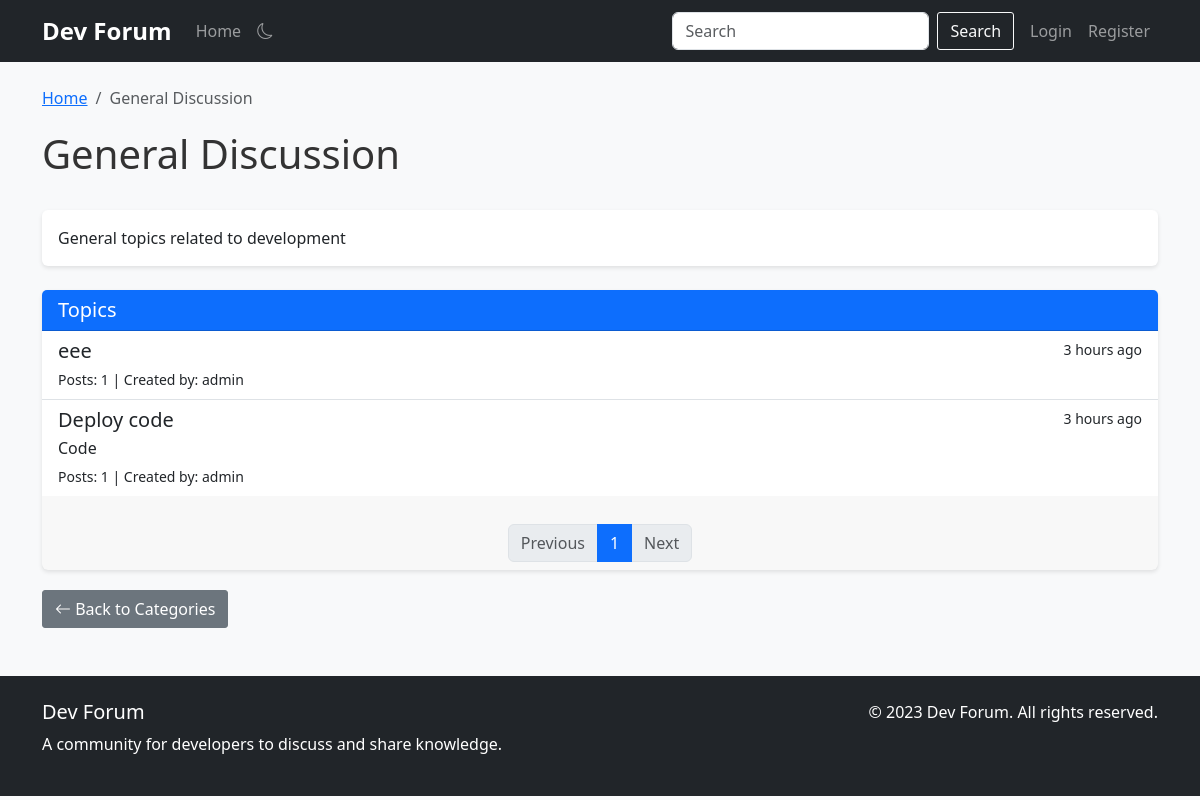
Page /category/1 on the committed database.
### app.py (models this page shows, shortened)
class Category(db.Model):
    id = db.Column(db.Integer, primary_key=True)
    name = db.Column(db.String(100), nullable=False, index=True)
    description = db.Column(db.Text, nullable=True)
    topics = db.relationship('Topic', backref='category', lazy='dynamic', cascade='all, delete-orphan')

class Topic(db.Model):
    id = db.Column(db.Integer, primary_key=True)
    title = db.Column(db.String(100), nullable=False, index=True)
    description = db.Column(db.Text, nullable=True)
    created_at = db.Column(db.DateTime, default=datetime.utcnow, index=True)
    category_id = db.Column(db.Integer, db.ForeignKey('category.id'), nullable=False, index=True)
    posts = db.relationship('Post', backref='topic', lazy='dynamic', cascade='all, delete-orphan')

class User(db.Model, UserMixin):
    id = db.Column(db.Integer, primary_key=True)
    username = db.Column(db.String(80), unique=True, nullable=False, index=True)
    email = db.Column(db.String(120), unique=True, nullable=False, index=True)
    password_hash = db.Column(db.String(128))
    bio = db.Column(db.Text, nullable=True)
    join_date = db.Column(db.DateTime, default=datetime.utcnow, index=True)
    is_admin = db.Column(db.Boolean, default=False)
    posts = db.relationship('Post', backref='author', lazy='dynamic', cascade='all, delete-orphan')
    comments = db.relationship('Comment', backref='author', lazy='dynamic', cascade='all, delete-orphan')

### app.py (the view)
@app.route('/category/<int:category_id>')
@app.route('/category/<int:category_id>/page/<int:page>')
@cache.cached(timeout=60, query_string=True)
def category(category_id, page=1):
    category = Category.query.get_or_404(category_id)
    topics = Topic.query.filter_by(category_id=category_id).order_by(Topic.created_at.desc()).paginate(
        page=page, per_page=app.config['TOPICS_PER_PAGE'], error_out=False)
    return render_template('category.html', category=category, topics=topics)

### app.py (called while the page is built)
@app.template_filter('time_since')
def time_since(dt):
    now = datetime.utcnow()
    diff = now - dt
    if diff.days > 365:
        years = diff.days // 365
        return f"{years} year{'s' if years > 1 else ''} ago"
    elif diff.days > 30:
        months = diff.days // 30
        return f"{months} month{'s' if months > 1 else ''} ago"
    elif diff.days > 0:
        return f"{diff.days} day{'s' if diff.days > 1 else ''} ago"
    elif diff.seconds > 3600:
        hours = diff.seconds // 3600
        return f"{hours} hour{'s' if hours > 1 else ''} ago"
    elif diff.seconds > 60:
        minutes = diff.seconds // 60
        return f"{minutes} minute{'s' if minutes > 1 else ''} ago"
    else:
        return "just now"

### templates/category.html (shortened to what this page needs)
{% extends "base.html" %}
{% block content %}
<div class="row">
    <div class="col-md-12">
        <nav aria-label="breadcrumb">
            <ol class="breadcrumb">
                <li class="breadcrumb-item"><a href="{{ url_for('index') }}">Home</a></li>
                <li class="breadcrumb-item active" aria-current="page">{{ category.name }}</li>
            </ol>
        </nav>
        <div class="d-flex justify-content-between align-items-center mb-4">
            <h1>{{ category.name }}</h1>
        </div>
        <div class="card mb-4">
            <div class="card-body">
                <p class="mb-0">{{ category.description }}</p>
            </div>
        </div>
        <div class="card">
            <div class="card-header bg-primary text-white">
                <h5 class="mb-0">Topics</h5>
            </div>
            <div class="list-group list-group-flush">
                {% for topic in topics.items %}
                <a href="{{ url_for('topic', topic_id=topic.id) }}" class="list-group-item list-group-item-action">
                    <div class="d-flex w-100 justify-content-between">
                        <h5 class="mb-1">{{ topic.title }}</h5>
                        <small>{{ topic.created_at|time_since }}</small>
                    </div>
                    {% if topic.description %}
                    <p class="mb-1">{{ topic.description }}</p>
                    {% endif %}
                    <small>
                        Posts: {{ topic.posts.count() }} |
                        Created by: {{ topic.posts.first().author.username if topic.posts.first() else 'Unknown' }}
                    </small>
                </a>
                {% endfor %}
            </div>
            {% if topics.items %}
            <div class="card-footer">
                <nav aria-label="Topics pagination">
                    <ul class="pagination justify-content-center mb-0">
                        {% if topics.has_prev %}
                        <li class="page-item">
                            <a class="page-link" href="{{ url_for('category', category_id=category.id, page=topics.prev_num) }}">Previous</a>
                        </li>
                        {% else %}
                        <li class="page-item disabled">
                            <span class="page-link">Previous</span>
                        </li>
                        {% endif %}
                        {% for page_num in topics.iter_pages(left_edge=1, right_edge=1, left_current=2, right_current=2) %}
                            {% if page_num %}
                                {% if page_num == topics.page %}
                                <li class="page-item active">
                                    <span class="page-link">{{ page_num }}</span>
                                </li>
                                {% else %}
                                <li class="page-item">
                                    <a class="page-link" href="{{ url_for('category', category_id=category.id, page=page_num) }}">{{ page_num }}</a>
                                </li>
                                {% endif %}
                            {% else %}
                                <li class="page-item disabled">
                                    <span class="page-link">...</span>
                                </li>
                            {% endif %}
                        {% endfor %}
                        {% if topics.has_next %}
                        <li class="page-item">
                            <a class="page-link" href="{{ url_for('category', category_id=category.id, page=topics.next_num) }}">Next</a>
                        </li>
                        {% else %}
                        <li class="page-item disabled">
                            <span class="page-link">Next</span>
                        </li>
                        {% endif %}
                    </ul>
                </nav>
            </div>
            {% endif %}
        </div>
        <div class="mt-3">
            <a href="{{ url_for('index') }}" class="btn btn-secondary">
                <i class="bi bi-arrow-left"></i> Back to Categories
            </a>
        </div>
    </div>
</div>
{% endblock %}

### static/css/style.css (style rules this page uses)
body { font-family: 'Segoe UI', Tahoma, Geneva, Verdana, sans-serif; background-color: #f8f9fa; color: #333; }
.card { box-shadow: 0 2px 4px rgba(0, 0, 0, 0.1); border: none; margin-bottom: 20px; }
.card-header { font-weight: bold; }
.breadcrumb { background-color: transparent; padding: 0; margin-bottom: 20px; }
.btn { border-radius: 3px; }
.pagination { justify-content: center; margin-top: 20px; }

### rows in the picture
Category: name "General Discussion", description "General topics related to development"
Topic: title "eee", created_at "3 hours ago", posts.count "1", posts.first "admin"
Topic: title "Deploy code", created_at "3 hours ago", description "Code", posts.count "1", posts.first "admin"

### other values in the picture
{{ page_num }} "1"
